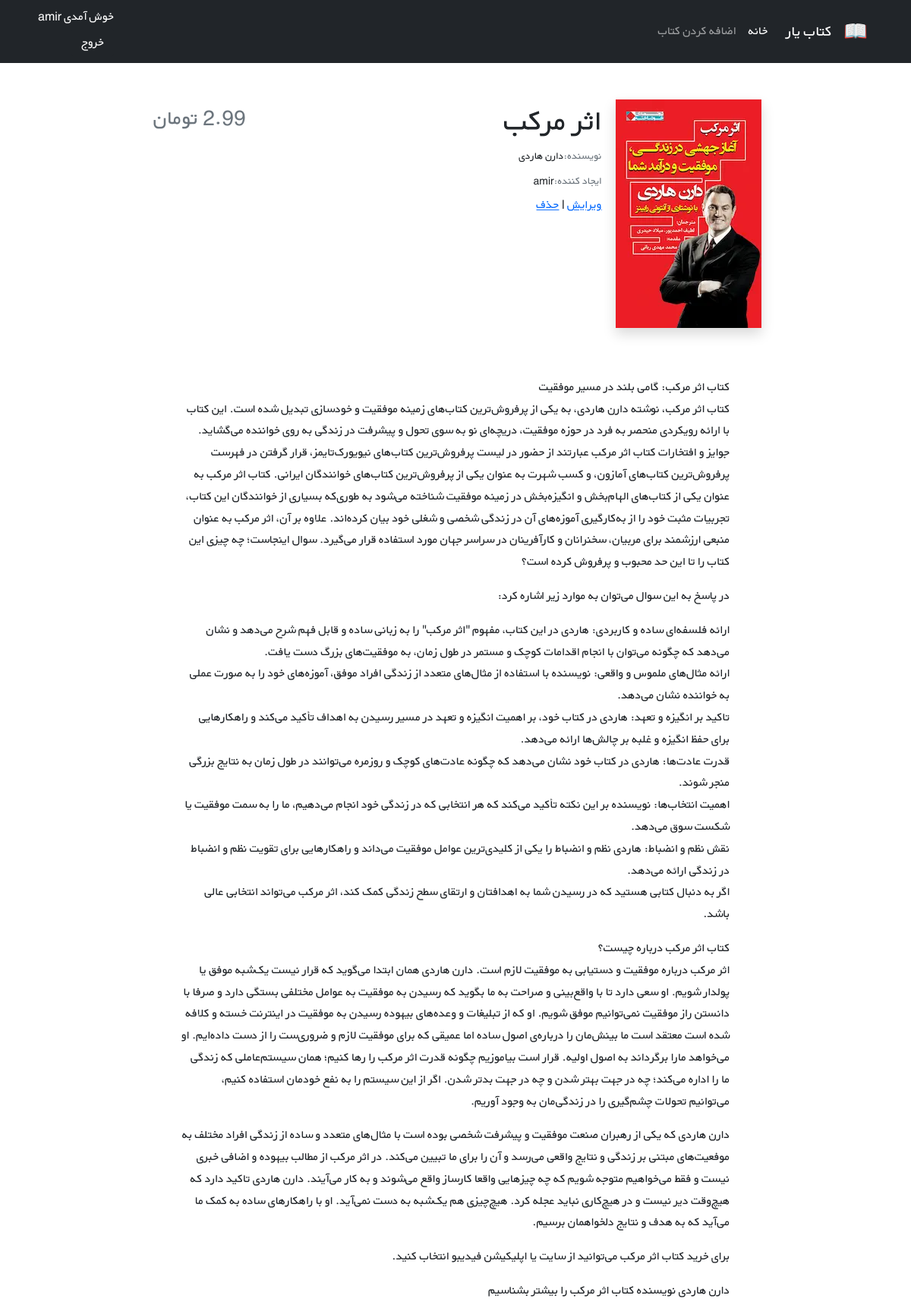
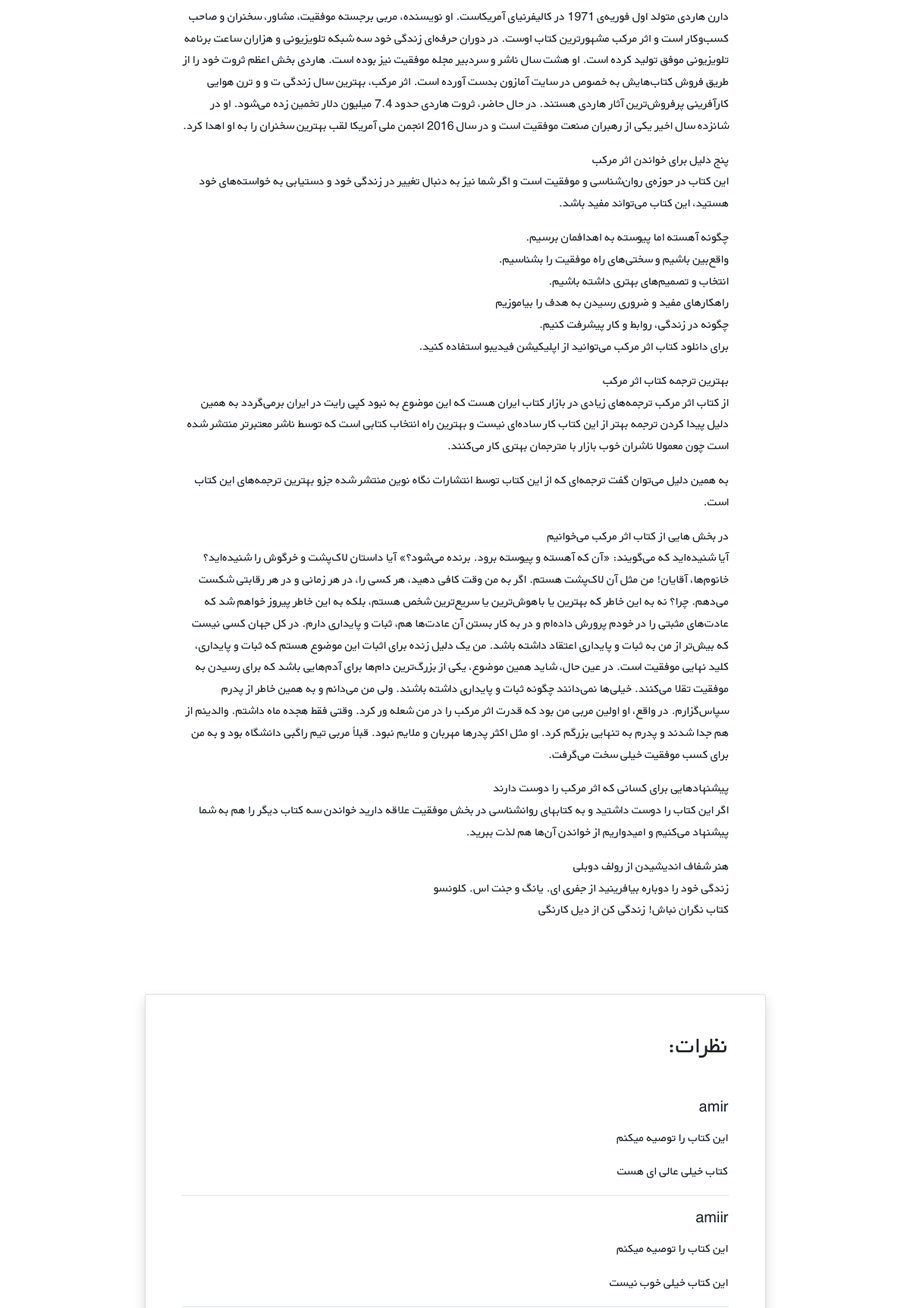
The page /books/5/ (signed in, upper part) on the database its author committed (2 pictures, top to bottom).
### accounts/models.py (models this page shows)
class CustomUser(AbstractUser):
    age = models.PositiveIntegerField(null=True, blank=True)

### books/models.py (models this page shows, shortened)
class Book(models.Model):
    user = models.ForeignKey(get_user_model(), on_delete=models.CASCADE)
    title = models.CharField(max_length=200)
    author = models.CharField(max_length=200)
    description = models.TextField()
    price = models.DecimalField(max_digits=5, decimal_places=2)
    cover = models.ImageField(upload_to='covers/', blank=True)

class Comment(models.Model):
    user = models.ForeignKey(get_user_model(), on_delete=models.CASCADE)
    book = models.ForeignKey(Book, on_delete=models.CASCADE, related_name='comments')
    text = models.TextField()
    is_active = models.BooleanField(default=True)
    recommend = models.BooleanField(default=True)
    datetime_created = models.DateTimeField(auto_now_add=True)

### books/views.py (the view)
# urls.py: path('<int:pk>/', views.book_detail_view, name='book_detail'),
@login_required
def book_detail_view(request, pk):
    book = get_object_or_404(Book, pk=pk)
    book_comments = book.comments.all()
    if request.method == 'POST':
        comment_form = CommentForm(request.POST)
        if comment_form.is_valid():
            new_comment = comment_form.save(commit=False)
            new_comment.book = book
            new_comment.user = request.user
            new_comment.save()
            comment_form = CommentForm()
    else:
        comment_form = CommentForm()
    return render(request, 'books/book_detail.html', {
        'book': book,
        'comments': book_comments,
        'comment_form': comment_form,
    }
    )

### books/templates/books/book_detail.html (shortened to what this page needs)
{% extends '_base.html' %}
{% load crispy_forms_tags %}
{% block content %}
  <div class="container mt-5" dir="rtl">
    <div class="">
      <div class="">
        <div class="d-flex justify-content-center">
          <div class="row w-sm-75 w-100">
            <div class="col-xs-12 col-md-3 d-flex justify-content-center">
              <div>
                {% if book.cover %}
                  <img class="shadow" src="{{ book.cover.url }}" class="img-fluid rounded-start" alt="..." />
                {% endif %}
              </div>
            </div>
            <div class="col-xs-12 col-md-6 text-center text-md-end mt-md-1 mt-4">
              <h1>{{ book.title }}</h1>
              <h5 class="small my-1"><span class="text-muted">نویسنده:</span>{{ book.author }}</h5>
              <h5 class="small my-1"><span class="text-muted">ایجاد کننده:</span>{{ book.user.username }}</h5>
              <a href="{% url 'book_update' book.id %}">ویرایش</a>
              <span>|</span>
              <a href="{% url 'book_delete' book.id %}">حذف</a>
            </div>
            <div class="col-xs-12 col-md-3 d-flex flex-column">
              <h3 class="align-self-center pt-2 text-muted align-self-md-end">{{ book.price }} تومان</h3>
            </div>
          </div>
        </div>
        <div class="d-flex justify-content-center">
          <div class="my-3 p-5 w-sm-75 w-100">{{ book.description|linebreaks }}</div>
        </div>
        <div class="d-flex justify-content-center">
          <div class="card shadow my-3 p-5 w-sm-75 w-100">
            <h2 class="mb-5">نظرات:</h2>
            {% for comment in comments %}
              {% if comment.is_active %}
                <div class="border-bottom mb-3">
                  <h5 class="mb-3">{{ comment.user.username }}</h5>
                  {% if comment.recommend %}
                    <p>این کتاب را توصیه میکنم</p>
                  {% else %}
                    <p>این کتاب را توصیه نمی کنم</p>
                  {% endif %}
                  <p>{{ comment.text|linebreaks }}</p>
                </div>
              {% endif %}
            {% endfor %}
          </div>
        </div>
      </div>
    </div>
  </div>
{% endblock %}

### templates/_base.html (shortened to what this page needs)
{% load static %}
<!DOCTYPE html>
<html lang="en">
  <head>
    <link href="https://cdn.jsdelivr.net/npm/bootstrap@5.1.3/dist/css/bootstrap.min.css" rel="stylesheet" />
    <link rel="stylesheet" href="{% static 'css/style.css' %}"/>
  </head>
  <body>
    <nav class="navbar navbar-expand-lg navbar-dark bg-dark" dir="rtl">
      <div class="container">
        <a class="navbar-brand" href="#"><img src="{% static 'icons/book.png' %}" alt="" height="30" class="d-inline-block align-text-top" /></a>
        <a class="navbar-brand mx-3" href="#">کتاب یار</a>
        <div class="collapse navbar-collapse" id="navbarNavAltMarkup">
          <div class="navbar-nav">
            <a class="nav-link active" aria-current="page" href="{% url 'book_list' %}">خانه</a>
            <a class="nav-link" href="{% url 'book_create' %}">اضافه کردن کتاب</a>
          </div>
        </div>
        <div class="mx-2 text-white">
          {% if user.is_authenticated %}
            خوش آمدی {{ user.username }}
            <form action="{% url 'logout' %}" method="post">
              <button class="btn btn-dark text-white" type="submit">خروج</button>
            </form>
            {% else %}
            <a class="link-light text-decoration-none" href="{% url 'login' %}">ورود</a>
            <span>
              یا
            </span>
            <a class="link-light text-decoration-none" href="{% url 'signup' %}">ثبت نام</a>
          {% endif %}
        </div>
      </div>
    </nav>
    <div class="container">
      {% block content %}
      {% endblock %}
    </div>
  </body>
</html>

### static/css/style.css (style rules this page uses)
* { font-family: 'BYekan', sans-serif; line-height: 1.8rem; }
@media (min-width: 576px) { .w-sm-75 { width: 75%!important; } }

### rows shown on the page
CustomUser: username "amir"
Book: cover (picture), title "اثر مرکب", author "دارن هاردی", user.username "amir", description "کتاب اثر مرکب: گامی بلند در مسیر موفقیت کتاب اثر مرکب، نوشته‌ دارن هاردی، به یکی از پرفروش‌ترین کتاب‌های زمینه‌ موفقیت و خودسازی تبدیل شده است. این کتاب با ارائه‌ رویکردی منحصر به فرد در حوزه موفقیت، دریچه‌ای نو به سوی تحول و پیشرفت در زندگی به روی خواننده می‌گشاید. جوایز و افتخارات کتاب اثر مرکب عبارتند از حضور در لیست پرفروش‌ترین کتاب‌های نیویورک‌تایمز، قرار گرفتن در فهرست پرفروش‌ترین کتاب‌های آمازون، و کسب شهرت به عنوان یکی از پرفروش‌ترین کتاب‌های خوانندگان ایرانی. کتاب اثر مرکب به عنوان یکی از کتاب‌های الهام‌بخش و انگیزه‌بخش در زمینه‌ موفقیت شناخته می‌شود به طوری‌که بسیاری از خوانندگان این کتاب، تجربیات مثبت خود را از به‌کارگیری آموزه‌های آن در زندگی شخصی و شغلی خود بیان کرده‌اند. علاوه…"
Comment: user.username "amir", recommend "این کتاب را توصیه میکنم", text "کتاب خیلی عالی ای هست"
Comment: user.username "amiir", recommend "این کتاب را توصیه میکنم", text "این کتاب خیلی خوب نیست"
